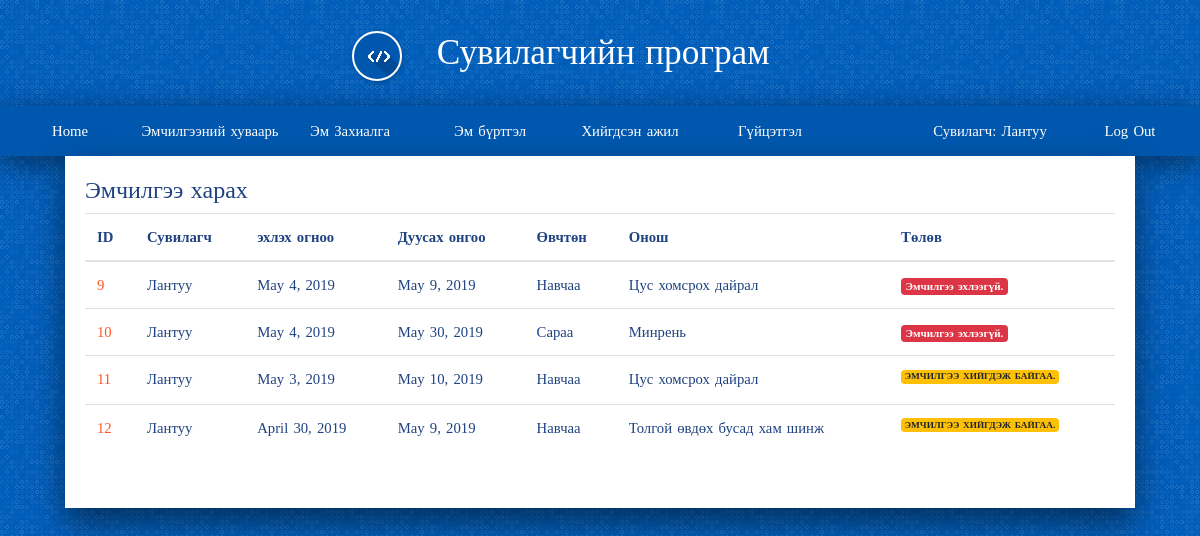
Page /drug/emchilgee_list/ (signed in) on the earlier database version.
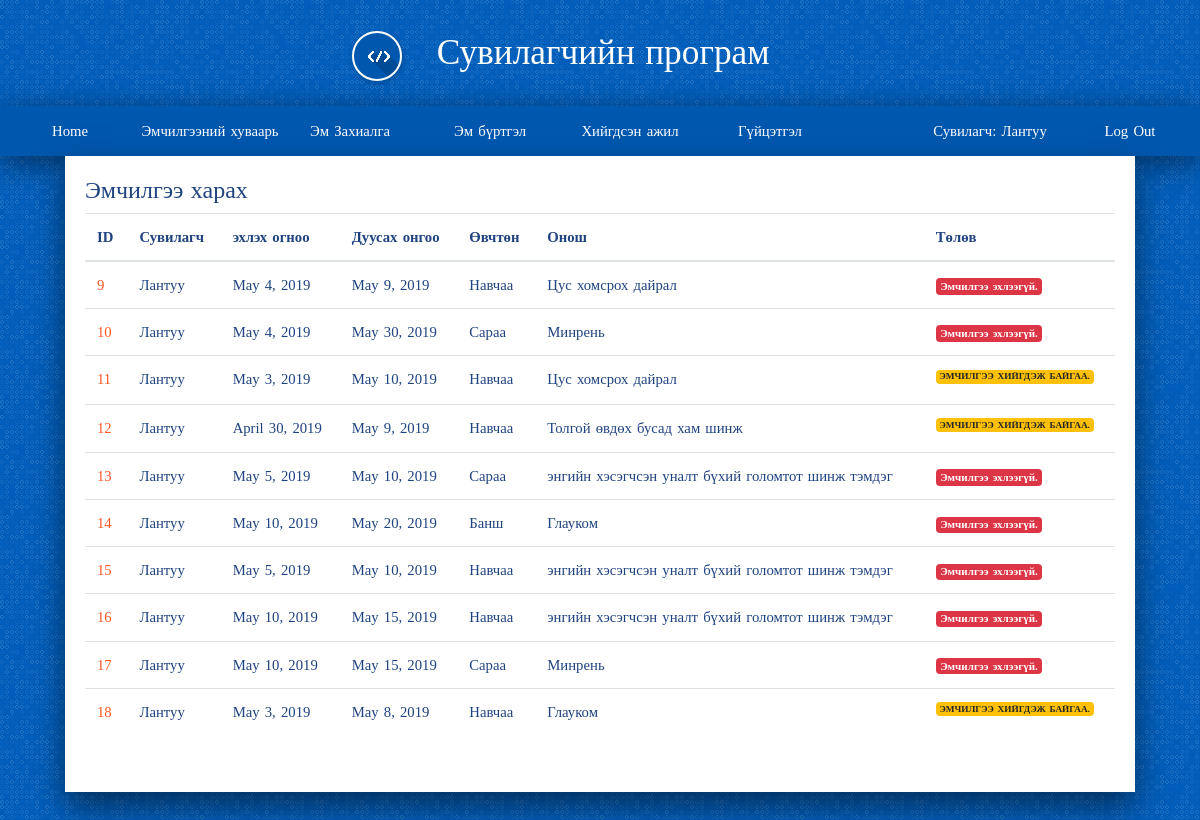
Same page on the later database version.
### account/models.py (models this page shows, shortened)
class User(AbstractUser):
    is_worker       = models.BooleanField('worker status', default=False)
    is_costumer     = models.BooleanField('costumer status', default=False)

class Worker(models.Model):
    user            = models.OneToOneField(User, on_delete=models.CASCADE, primary_key=True, related_name='worker')
    firstname       = models.CharField(max_length=200)
    lastname        = models.CharField(max_length=200)
    register        = models.CharField(max_length=200)
    gender          = models.ForeignKey(Gender,on_delete=models.SET_NULL, null=True, blank=True)
    age             = models.IntegerField(null=True, blank=True)
    degree          = models.ForeignKey(Degree, on_delete=models.SET_NULL, null=True, blank=True)
    position        = models.ForeignKey(Position, on_delete=models.SET_NULL, null=True, blank=True)
    def __str__(self):
        return self.firstname
    def is_doctor(self):
        return self.position.name == "Эмч"

class Costumer(models.Model):
    user            = models.OneToOneField(User, on_delete=models.CASCADE, primary_key=True, related_name='costumer')
    firstname       = models.CharField(max_length=200)
    lastname        = models.CharField(max_length=200)
    register        = models.CharField(max_length=200)
    gender          = models.ForeignKey(Gender,on_delete=models.SET_NULL, null=True, blank=True)
    age             = models.IntegerField(null=True, blank=True)
    description     = models.CharField(max_length=200)
    def __str__(self):
        return self.firstname

### drug/models.py (models this page shows, shortened)
class Emchilgee(models.Model):
    start_date = models.DateField(default=timezone.now)
    end_date = models.DateField(default=timezone.now)
    worker = models.ForeignKey(Worker, on_delete=models.SET_NULL, null=True, blank=True)
    costumer = models.ForeignKey(Costumer, on_delete=models.SET_NULL, null=True, blank=True)
    onosh = models.ForeignKey(Onosh, on_delete=models.SET_NULL, null=True, blank=True)
    created_date = models.DateField(default=timezone.now)
    def is_started(self):
        return self.start_date <= date.today()

class Onosh(models.Model):
    category = models.CharField(max_length=200, null=True, blank=True)
    disc = models.CharField(max_length=400, null=True, blank=True)
    code = models.CharField(max_length=20, null=True, blank=True)
    def __str__(self):
        return self.disc

### drug/views.py (the view)
def emchilgee_list(request, template_name='drug/emchilgee_list.html'):
    data = {}
    temp = []
    today = date.today()
    emchilgee = Emchilgee.objects.filter(worker = request.user.worker)
    drug_important = Drug_important.objects.all()
    for item in emchilgee:
        if item.end_date > today:
            temp.append(item)
    emchilgee = temp
    data['drug_important'] = drug_important
    data['emchilgee'] = emchilgee
    return render(request, template_name, data)

### drug/templates/drug/emchilgee_list.html
{% extends 'base.html' %}
{% load staticfiles %}
{% load bootstrap3 %}
{% block content %}
<h4>Эмчилгээ харах</h4>
<table class="table">
<thead>
    <tr>
      <th> ID </th>
      <th> Сувилагч </th>
      <th> эхлэх огноо</th>
      <th> Дуусах онгоо </th>
      <th> Өвчтөн </th>
      <th> Онош </th>
      <th> Төлөв </th>
    </tr>
</thead>
  <tbody>
      {% for drug in emchilgee %}
        <tr>
          <td> <a href='#'> {{ drug.id }} </a></td>
          <td>{{ drug.worker }}</td>
          <td>{{ drug.start_date }}</td>
          <td>{{ drug.end_date }}</td>
          <td>{{ drug.costumer }}</td>
          <td>{{ drug.onosh }}</td>
          <td>
            {% if drug.is_started %}
              <h5><span class="badge badge-warning">Эмчилгээ хийгдэж байгаа.</span></h5>
            {% else %}
              <span class="badge badge-danger">Эмчилгээ эхлээгүй.</span>
            {% endif %}
          </td>
        </tr>
      {% endfor %}
  </tbody>
</table>
{% endblock %}

### templates/base.html (shortened to what this page needs)
{% load staticfiles %}
<!DOCTYPE html>
<html>
<head>
	<link rel="stylesheet" href="https://stackpath.bootstrapcdn.com/bootstrap/4.1.3/css/bootstrap.min.css">
	<link rel="stylesheet" href="{% static 'css/style.css' %}">
	<link rel="stylesheet" href="{% static 'css/basic.css' %}">
	<link rel="stylesheet" href="{% static 'css/navigator.css' %}">
	<link rel="stylesheet" href="https://use.fontawesome.com/releases/v5.8.1/css/all.css">
</head>
<body>
{% if request.user.is_authenticated %}
	{% if request.user.is_worker %}
		{% if request.user.worker.is_doctor %}
			<div class="title">
					<i class="logo-design-guide"></i>
					Сувилагчийн програм
			</div>
			<div class="header">
				<label for="show-menu" class="show-menu">Цэс </label>
				<input type="checkbox" id="show-menu" role="button">
				<ul id="menu" class="menu">
						<li><a href="{% url 'home' %}"> Нүүр хуудас </a></li>
						<li><a href="{% url 'drug:all_emchilgee_list' %}"> Гүйцэтгэл </a></li>
						<li class="float-right"><a href="{% url 'account:logout'%}"> Log Out </a></li>
						<li class="float-right"> <a href="#"> Эмч: {{ request.user.worker }} </a> </li>
				</ul>
			</div>
		{% else %}
			<div class="title">
					<i class="logo-design-guide"></i>
					Сувилагчийн програм
			</div>
			<div class="header">
				<ul id="menu" class="menu">
						<li><a href="{% url 'home' %}"> Home </a></li>
						<li><a href="{% url 'drug:emchilgee_list' %}"> Эмчилгээний хуваарь </a></li>
						<li><a href="{% url 'drug:drug_order' %}"> Эм Захиалга </a></li>
						<li><a href="{% url 'drug:drug_detail' %}"> Эм бүртгэл </a></li>
						<li><a href="{% url 'drug:emchilgee_list_done' %}"> Хийгдсэн ажил </a></li>
						<li><a href="{% url 'drug:reviews' %}"> Гүйцэтгэл </a></li>
						<li class="float-right"><a href="{% url 'account:logout'%}"> Log Out </a></li>
						<li class="float-right"><a href="#"> Сувилагч: {{ request.user.worker }}</a></li>
				</ul>
			</div>
		{% endif %}
	{% endif %}
{% endif %}
<div class="container">
	<div class="main">
	    {% block content %}
			{% endblock %}
	</div>
</div>
</body>
</html>

### static/css/style.css (style rules this page uses)
body { background-color: #e9e9e9; }

### static/css/basic.css (style rules this page uses)
body { font-family: "Fira Sans Condensed"; font-weight: 400; font-size: 0.92em; color: #1f4280; background-color: #005dba; line-height: 1.5em; word-spacing: 0.1em; margin: 0; }
.container { display: grid; grid-template-columns: auto 1400px auto; grid-template-rows: auto auto auto auto 60px; }
.title { grid-column: 2/3; grid-row: 1/2; font-weight: 200; font-size: 2.4em; color: #fff; line-height: 3em; text-align: center; }
.title [class^="logo-"] { border: 2px solid #fff; margin-right: 24px; margin-left: -78px; }
.header { grid-column: 2/3; grid-row: 2/3; border-radius: 4px 4px 0 0; overflow: hidden; box-shadow: 0px 7px 31px rgba(0, 0, 0, 0.5); background-color: #0057ae; }
.main { grid-column: 2/3; grid-row: 3/4; background-color: #fff; box-shadow: 0px 15px 31px rgba(0, 0, 0, 0.5); padding: 20px 20px 40px 20px; min-width: 0; }
h5 { font-size: 0.84em; border-radius: 4px; text-transform: uppercase; font-weight: 500; }
h5:first-of-type { margin-top: 0; }
a { color: #ff5722; text-decoration: none; }
@media screen and (max-width: 1440px) { .container { grid-template-columns: 20px auto 20px; } }
ul.menu { margin:0; padding:0; transition: background-color .15s ease-in-out; min-height: 50px; }
ul.menu li { display:inline-block; float: left; }
ul.menu li a { display:block; min-width:140px; height: 50px; text-align: center; line-height: 50px; color: #fff; background: #0057ae; transition: background-color .20s ease-in-out; }
ul.menu .float-right { float: right; }

### static/css/navigator.css (style rules this page uses)
[class^="logo-"] { display: inline-block; width: 50px; height: 50px; box-shadow: 1px 2px 4px 1px rgba(0,0,0,.15); transition: box-shadow .2s ease-in-out; border-radius: 50%; vertical-align: middle; }

Differences in the rows shown:
added Emchilgee: id "13", worker "Лантуу", start_date "May 5, 2019", end_date "May 10, 2019", costumer "Сараа", onosh "энгийн хэсэгчсэн уналт бүхий голомтот шинж тэмдэг", shows "Эмчилгээ эхлээгүй."
added Emchilgee: id "14", worker "Лантуу", start_date "May 10, 2019", end_date "May 20, 2019", costumer "Банш", onosh "Глауком", shows "Эмчилгээ эхлээгүй."
added Emchilgee: id "15", worker "Лантуу", start_date "May 5, 2019", end_date "May 10, 2019", costumer "Навчаа", onosh "энгийн хэсэгчсэн уналт бүхий голомтот шинж тэмдэг", shows "Эмчилгээ эхлээгүй."
added Emchilgee: id "16", worker "Лантуу", start_date "May 10, 2019", end_date "May 15, 2019", costumer "Навчаа", onosh "энгийн хэсэгчсэн уналт бүхий голомтот шинж тэмдэг", shows "Эмчилгээ эхлээгүй."
added Emchilgee: id "17", worker "Лантуу", start_date "May 10, 2019", end_date "May 15, 2019", costumer "Сараа", onosh "Минрень", shows "Эмчилгээ эхлээгүй."
added Emchilgee: id "18", worker "Лантуу", start_date "May 3, 2019", end_date "May 8, 2019", costumer "Навчаа", onosh "Глауком", shows "ЭМЧИЛГЭЭ ХИЙГДЭЖ БАЙГАА."
